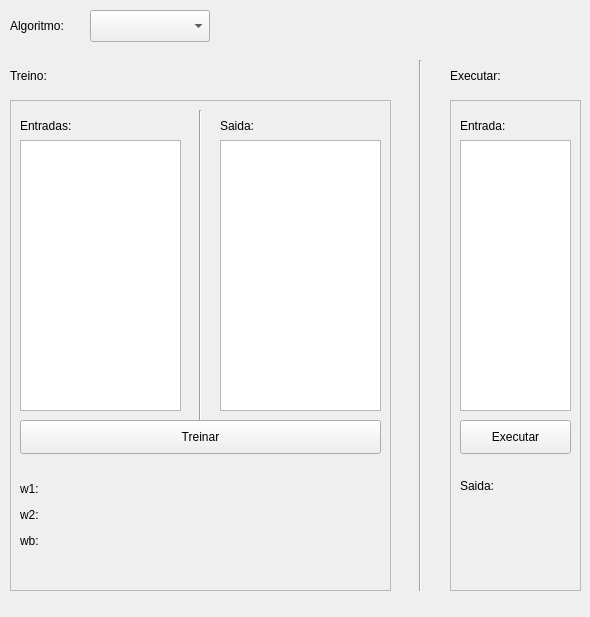
<?xml version="1.0" encoding="UTF-8"?>
<ui version="4.0">
 <class>MainWindow</class>
 <widget class="QMainWindow" name="MainWindow">
  <property name="geometry">
   <rect>
    <x>0</x>
    <y>0</y>
    <width>590</width>
    <height>617</height>
   </rect>
  </property>
  <property name="windowTitle">
   <string>HEBB/PERCEPTRON</string>
  </property>
  <widget class="QWidget" name="centralwidget">
   <widget class="QLabel" name="label">
    <property name="geometry">
     <rect>
      <x>10</x>
      <y>10</y>
      <width>71</width>
      <height>32</height>
     </rect>
    </property>
    <property name="text">
     <string>Algoritmo:</string>
    </property>
   </widget>
   <widget class="QComboBox" name="cbAlg">
    <property name="geometry">
     <rect>
      <x>90</x>
      <y>10</y>
      <width>120</width>
      <height>32</height>
     </rect>
    </property>
   </widget>
   <widget class="QLabel" name="label_2">
    <property name="geometry">
     <rect>
      <x>10</x>
      <y>60</y>
      <width>61</width>
      <height>32</height>
     </rect>
    </property>
    <property name="text">
     <string>Treino:</string>
    </property>
   </widget>
   <widget class="QFrame" name="frame">
    <property name="geometry">
     <rect>
      <x>10</x>
      <y>100</y>
      <width>381</width>
      <height>491</height>
     </rect>
    </property>
    <property name="frameShape">
     <enum>QFrame::StyledPanel</enum>
    </property>
    <property name="frameShadow">
     <enum>QFrame::Raised</enum>
    </property>
    <widget class="QLabel" name="label_3">
     <property name="geometry">
      <rect>
       <x>10</x>
       <y>10</y>
       <width>63</width>
       <height>32</height>
      </rect>
     </property>
     <property name="text">
      <string>Entradas:</string>
     </property>
    </widget>
    <widget class="Line" name="line">
     <property name="geometry">
      <rect>
       <x>180</x>
       <y>10</y>
       <width>20</width>
       <height>311</height>
      </rect>
     </property>
     <property name="orientation">
      <enum>Qt::Vertical</enum>
     </property>
    </widget>
    <widget class="QLabel" name="label_4">
     <property name="geometry">
      <rect>
       <x>210</x>
       <y>10</y>
       <width>63</width>
       <height>32</height>
      </rect>
     </property>
     <property name="text">
      <string>Saida:</string>
     </property>
    </widget>
    <widget class="QPushButton" name="btnTreino">
     <property name="geometry">
      <rect>
       <x>10</x>
       <y>320</y>
       <width>361</width>
       <height>34</height>
      </rect>
     </property>
     <property name="text">
      <string>Treinar</string>
     </property>
    </widget>
    <widget class="QLabel" name="label_5">
     <property name="geometry">
      <rect>
       <x>10</x>
       <y>360</y>
       <width>63</width>
       <height>111</height>
      </rect>
     </property>
     <property name="text">
      <string>&lt;html&gt;&lt;head/&gt;&lt;body&gt;&lt;p&gt;w1:&lt;/p&gt;&lt;p&gt;w2:&lt;/p&gt;&lt;p&gt;wb:&lt;/p&gt;&lt;/body&gt;&lt;/html&gt;</string>
     </property>
    </widget>
    <widget class="QLabel" name="lblPesos">
     <property name="geometry">
      <rect>
       <x>80</x>
       <y>360</y>
       <width>63</width>
       <height>111</height>
      </rect>
     </property>
     <property name="text">
      <string>&lt;html&gt;&lt;head/&gt;&lt;body&gt;&lt;p&gt;&lt;br/&gt;&lt;/p&gt;&lt;/body&gt;&lt;/html&gt;</string>
     </property>
    </widget>
    <widget class="QTextEdit" name="txtEntradas">
     <property name="geometry">
      <rect>
       <x>10</x>
       <y>40</y>
       <width>161</width>
       <height>271</height>
      </rect>
     </property>
    </widget>
    <widget class="QTextEdit" name="txtSaida">
     <property name="geometry">
      <rect>
       <x>210</x>
       <y>40</y>
       <width>161</width>
       <height>271</height>
      </rect>
     </property>
    </widget>
   </widget>
   <widget class="Line" name="line_2">
    <property name="geometry">
     <rect>
      <x>410</x>
      <y>60</y>
      <width>20</width>
      <height>531</height>
     </rect>
    </property>
    <property name="orientation">
     <enum>Qt::Vertical</enum>
    </property>
   </widget>
   <widget class="QLabel" name="label_6">
    <property name="geometry">
     <rect>
      <x>450</x>
      <y>60</y>
      <width>81</width>
      <height>32</height>
     </rect>
    </property>
    <property name="text">
     <string>Executar:</string>
    </property>
   </widget>
   <widget class="QFrame" name="frame_2">
    <property name="geometry">
     <rect>
      <x>450</x>
      <y>100</y>
      <width>131</width>
      <height>491</height>
     </rect>
    </property>
    <property name="frameShape">
     <enum>QFrame::StyledPanel</enum>
    </property>
    <property name="frameShadow">
     <enum>QFrame::Raised</enum>
    </property>
    <widget class="QLabel" name="label_7">
     <property name="geometry">
      <rect>
       <x>10</x>
       <y>10</y>
       <width>71</width>
       <height>32</height>
      </rect>
     </property>
     <property name="text">
      <string>Entrada:</string>
     </property>
    </widget>
    <widget class="QPushButton" name="btnExecutar">
     <property name="geometry">
      <rect>
       <x>10</x>
       <y>320</y>
       <width>111</width>
       <height>34</height>
      </rect>
     </property>
     <property name="text">
      <string>Executar</string>
     </property>
    </widget>
    <widget class="QLabel" name="label_8">
     <property name="geometry">
      <rect>
       <x>10</x>
       <y>370</y>
       <width>63</width>
       <height>32</height>
      </rect>
     </property>
     <property name="text">
      <string>Saida:</string>
     </property>
    </widget>
    <widget class="QLabel" name="lblSaida">
     <property name="geometry">
      <rect>
       <x>10</x>
       <y>410</y>
       <width>63</width>
       <height>32</height>
      </rect>
     </property>
     <property name="text">
      <string/>
     </property>
    </widget>
    <widget class="QTextEdit" name="txtEntrada">
     <property name="geometry">
      <rect>
       <x>10</x>
       <y>40</y>
       <width>111</width>
       <height>271</height>
      </rect>
     </property>
    </widget>
   </widget>
  </widget>
 </widget>
 <resources/>
 <connections/>
</ui>
